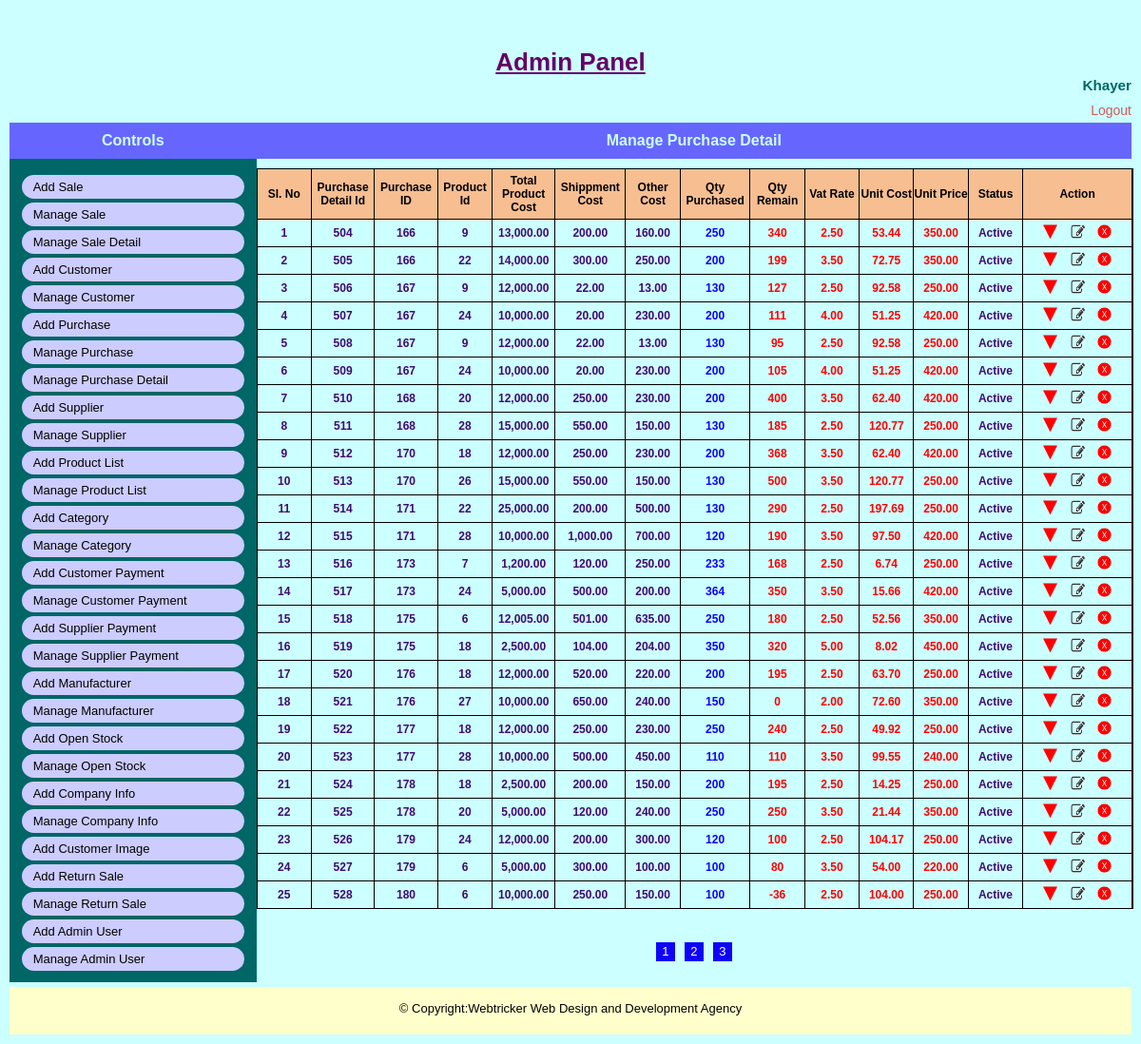
Screenshot of /admin/manage_purchase_detail.php (signed in) with the database file from the repository.
### tables this page shows
CREATE TABLE `tbl_purchase_detail_info` (
  `purchase_detail_id` int(4) NOT NULL,
  `purchase_id` int(4) NOT NULL,
  `product_id` int(4) NOT NULL,
  `product_cost` float NOT NULL,
  `shipment_cost` float NOT NULL,
  `others_cost` float NOT NULL,
  `vat_rate` float NOT NULL,
  `qty_purchased` int(4) NOT NULL,
  `qty_remain` int(4) NOT NULL,
  `unit_cost` float NOT NULL,
  `unit_price` float NOT NULL,
  `status` tinyint(1) NOT NULL,
  `deletion_status` tinyint(1) NOT NULL,
  `created_date_time` timestamp NOT NULL DEFAULT current_timestamp() ON UPDATE current_timestamp()
);

### admin/manage_purchase_detail.php (called while the page is built, shortened)
<?php
include 'admin_master_page.php';

### classes/database.php (called while the page is built, shortened)
<?php
class Database {
    public function connect() {
        $this->host_name="localhost";
        $this->user_name="u430957945_db_sales_inven";
        $this->password="Inven1254$";
        $this->database_name="u430957945_db_sales_inven";
        $conn= new mysqli($this->host_name,$this->user_name,$this->password,$this->database_name);
        return $conn;
    }
}
?>

### admin/pages/manage_purchase_detail_view.php (the view, shortened to what this page needs)
<?php
    $page_one=0;
    $sql="SELECT * FROM tbl_purchase_detail_info WHERE deletion_status='0' LIMIT $page_one,25";
    $query_result=  $obj_admin->connect()->query($sql);
?>
<div class="common_wrap">
    <div class="content_title">
        <h4>Manage Purchase Detail</h4>
    </div>
    <div class="manage_wrap">
        <div class="row">
            <div class="purchse_cell_1 bg_color_1 fontsize_12">Sl. No</div>
            <div class="purchse_cell_1 bg_color_1 fontsize_12">Purchase Detail Id</div>
            <div class="purchse_cell_1 bg_color_1 fontsize_12">Purchase ID</div>
            <div class="purchse_cell_1 bg_color_1 fontsize_12">Product Id</div>
            <div class="purchse_cell_1 bg_color_1 fontsize_12">Total Product Cost</div>
            <div class="purchse_cell_1 bg_color_1 fontsize_12">Shippment Cost</div>
            <div class="purchse_cell_1 bg_color_1 fontsize_12">Other Cost</div>
            <div class="purchse_cell_1 bg_color_1 fontsize_12">Qty Purchased</div>
            <div class="purchse_cell_1 bg_color_1 fontsize_12">Qty Remain</div>
            <div class="purchse_cell_1 bg_color_1 fontsize_12">Vat Rate</div>
            <div class="purchse_cell_1 bg_color_1 fontsize_12">Unit Cost</div>
            <div class="purchse_cell_1 bg_color_1 fontsize_12">Unit Price</div>
            <div class="purchse_cell_1 bg_color_1 fontsize_12">Status</div>
            <div class="cell_1 bg_color_1 fontsize_12">Action</div>
        </div>
        <?php
            $cnt=1;
            while($row=mysqli_fetch_assoc($query_result))
            {
        ?>
        <div class="row">
            <div class="purchse_cell_1 color_1"><?php echo $cnt;?></div>
            <div class="purchse_cell_1 color_1"><?php echo $row['purchase_detail_id']?></div>
            <div class="purchse_cell_1 color_1"><?php echo $row['purchase_id']?></div>
            <div class="purchse_cell_1 color_1"><?php echo $row['product_id']?></div>
            <div class="purchse_cell_1 color_1"><?php echo number_format((float)$row['product_cost'], 2, '.')?></div>
            <div class="purchse_cell_1 color_1"><?php echo number_format((float)$row['shipment_cost'], 2, '.')?></div>
            <div class="purchse_cell_1 color_1"><?php echo number_format((float)$row['others_cost'], 2, '.')?></div>
            <div class="purchse_cell_1 color_2"><?php echo $row['qty_purchased']?></div>
            <div class="purchse_cell_1 color_4"><?php echo $row['qty_remain']?></div>
            <div class="purchse_cell_1 color_4"><?php echo number_format((float)$row['vat_rate'], 2, '.')?></div>
            <div class="purchse_cell_1 color_4"><?php echo number_format((float)$row['unit_cost'], 2, '.')?></div>
            <div class="purchse_cell_1 color_4"><?php echo number_format((float)$row['unit_price'], 2, '.')?></div>
            <?php
                if($row['status']==1)
                {
            ?>
            <div class="purchse_cell_1 color_1"><?php echo 'Active'; ?>
            </div>
            <?php } else{?>
            <div class="purchse_cell_1 color_1"><?php echo 'Inactive'; ?>
            </div>
            <?php } ?>
            <div class="cell_1 color_1 manage_link_btn">
                <?php
                    if($row['status']==0)
                    {
                ?>
                <a class="btn_active" href="?status=active&id=<?php echo $row['purchase_detail_id']?>" title="Inactive"></a>
                <?php } else{?>
                <a class="btn_inactive" href="?status=inactive&id=<?php echo $row['purchase_detail_id']?>" title="Active"></a>
                <?php } ?>
                <a class="btn_edit" href="edit_purchase_detail.php?id=<?php echo $row['purchase_detail_id']?>" title="Edit"></a>
                <a class="btn_delete" href="?status=delete&id=<?php echo $row['purchase_detail_id']?>" onclick="return check_delete();" title="Delete"></a>
            </div>
        </div>
        <?php $cnt=$cnt+1; }?>
    </div>
</div>
<div id="pagination">
    <ul>
    <?php
        $sql = "SELECT * FROM tbl_sales_detail_info WHERE deletion_status='0'";
        $query_result = $obj_admin->connect()->query($sql);
        $total_row = mysqli_num_rows($query_result);
        $per_page = $total_row / 25;
        $n = ceil($per_page);
        for ($i = 1; $i <= $n; $i++)
        { ?>
            <li><a href="?pages=<?php echo $i; ?>" ><?php echo $i . ' '; ?></a></li>
    <?php } ?>
    </ul>
</div>

### asset/css/style.css (style rules this page uses)
body { background-color:#000;color:#000;margin:0;padding:0;font-family:sans-serif;font-size:13px }
h1,h2,h3,h4,h5,h6 { margin:0;padding:0; }
.header_wrap,.menu,.content_wrap,.footer_wrap,.user_info,.admin_content,.common_title,.common_wrap, .view_content,.page_content,.image_wrap,.slide_wrap,.slide_inner,.slide,.sidebar_box_wrap,.sidebar_box, .gallery,.gallery_image_outer,.gallery_image_outer a,.gallery_detail,.common_description,.home_link, .sidebar_box ul,.notice_detail,.front_form_wrap,.front_form_wrap .input_wrap,.event_entry_detail, .student_detail_wrap,.result_detail,.front_content_wrap,.class_routine_details,.routine_display { float:left;position:relative;width:100%; -webkit-box-sizing:border-box; -moz-box-sizing:border-box; box-sizing:border-box }
.admin_page h4 { text-align:center;color:#ccffff;padding:10px 0;margin:0 0 10px 0;font-size:16px; background-color:#6666ff }
.manage_wrap { display:table;position:relative;width:100%;border:1px solid #000;border-bottom:none }
.row { display:table-row;position:relative;width:100%;font-weight:700; -webkit-box-sizing:border-box;-moz-box-sizing:border-box;box-sizing:border-box }
.cell_1,.cell_2,.cell_3,.cell_4,.cell_5,.purchse_cell_1,.purchse_cell_2,.cell_25 { display:table-cell;width:20%;border-right:1px solid #000; color:#000;text-align:center;border-bottom:1px solid #000; padding:5px 0;font-size:12px; -webkit-box-sizing:border-box; -moz-box-sizing:border-box; box-sizing:border-box;vertical-align:middle }
.bg_color_1 { background:#f7be91 }
.color_1 { color:#400b70 }
.color_2 { color:#0e03f5 }
.color_4 { color:red }
.cell_1 { width:10% }
.fontsize_12 { font-size:12px }
.purchse_cell_1 { width: 5%; }
.manage_link_btn a { display:inline-block;width:15px;height:15px;margin:0 5px;padding:0; text-decoration:none;color:#0e03f5 }
.manage_link_btn a.btn_inactive { background:url(../images/btn_status_inactive_bg.png) no-repeat 0 0; background-size:100% 100% }
.manage_link_btn a.btn_delete { background:url(../images/btn_delete_bg.png) no-repeat 0 0; background-size:100% 100% }
.manage_link_btn a.btn_edit { background:url(../images/btn_edit_bg.png) no-repeat 0 0; background-size:100% 100% }
#pagination { position:relative;float:left;width:100%;height:30px;margin-top: 30px;text-align:center;z-index:3 }
#pagination ul { display:inline-block;margin:5px 0 0;padding:0;list-style:none }
#pagination ul li { float:left;margin:0; }
#pagination ul li a { float: left;text-decoration: none;width:20px;height:20px;background-color: #0e03f5;color: white;line-height: 20px; margin: 0 5px;-webkit-transition:all .5s;-moz-transition:all .5s;transition:all .5s; }

### rows the page displays
tbl_purchase_detail_info: purchase_detail_id "504", purchase "166", product "9", product_cost "13,000.00", shipment_cost "200.00", others_cost "160.00", qty_purchased "250", qty_remain "340", vat_rate "2.50", unit_cost "53.44", unit_price "350.00", status "Active"
tbl_purchase_detail_info: purchase_detail_id "505", purchase "166", product "22", product_cost "14,000.00", shipment_cost "300.00", others_cost "250.00", qty_purchased "200", qty_remain "199", vat_rate "3.50", unit_cost "72.75", unit_price "350.00", status "Active"
tbl_purchase_detail_info: purchase_detail_id "506", purchase "167", product "9", product_cost "12,000.00", shipment_cost "22.00", others_cost "13.00", qty_purchased "130", qty_remain "127", vat_rate "2.50", unit_cost "92.58", unit_price "250.00", status "Active"
tbl_purchase_detail_info: purchase_detail_id "507", purchase "167", product "24", product_cost "10,000.00", shipment_cost "20.00", others_cost "230.00", qty_purchased "200", qty_remain "111", vat_rate "4.00", unit_cost "51.25", unit_price "420.00", status "Active"
tbl_purchase_detail_info: purchase_detail_id "508", purchase "167", product "9", product_cost "12,000.00", shipment_cost "22.00", others_cost "13.00", qty_purchased "130", qty_remain "95", vat_rate "2.50", unit_cost "92.58", unit_price "250.00", status "Active"
tbl_purchase_detail_info: purchase_detail_id "509", purchase "167", product "24", product_cost "10,000.00", shipment_cost "20.00", others_cost "230.00", qty_purchased "200", qty_remain "105", vat_rate "4.00", unit_cost "51.25", unit_price "420.00", status "Active"
tbl_purchase_detail_info: purchase_detail_id "510", purchase "168", product "20", product_cost "12,000.00", shipment_cost "250.00", others_cost "230.00", qty_purchased "200", qty_remain "400", vat_rate "3.50", unit_cost "62.40", unit_price "420.00", status "Active"
tbl_purchase_detail_info: purchase_detail_id "511", purchase "168", product "28", product_cost "15,000.00", shipment_cost "550.00", others_cost "150.00", qty_purchased "130", qty_remain "185", vat_rate "2.50", unit_cost "120.77", unit_price "250.00", status "Active"
tbl_purchase_detail_info: purchase_detail_id "512", purchase "170", product "18", product_cost "12,000.00", shipment_cost "250.00", others_cost "230.00", qty_purchased "200", qty_remain "368", vat_rate "3.50", unit_cost "62.40", unit_price "420.00", status "Active"
tbl_purchase_detail_info: purchase_detail_id "513", purchase "170", product "26", product_cost "15,000.00", shipment_cost "550.00", others_cost "150.00", qty_purchased "130", qty_remain "500", vat_rate "3.50", unit_cost "120.77", unit_price "250.00", status "Active"
tbl_purchase_detail_info: purchase_detail_id "514", purchase "171", product "22", product_cost "25,000.00", shipment_cost "200.00", others_cost "500.00", qty_purchased "130", qty_remain "290", vat_rate "2.50", unit_cost "197.69", unit_price "250.00", status "Active"
tbl_purchase_detail_info: purchase_detail_id "515", purchase "171", product "28", product_cost "10,000.00", shipment_cost "1,000.00", others_cost "700.00", qty_purchased "120", qty_remain "190", vat_rate "3.50", unit_cost "97.50", unit_price "420.00", status "Active"
tbl_purchase_detail_info: purchase_detail_id "516", purchase "173", product "7", product_cost "1,200.00", shipment_cost "120.00", others_cost "250.00", qty_purchased "233", qty_remain "168", vat_rate "2.50", unit_cost "6.74", unit_price "250.00", status "Active"
tbl_purchase_detail_info: purchase_detail_id "517", purchase "173", product "24", product_cost "5,000.00", shipment_cost "500.00", others_cost "200.00", qty_purchased "364", qty_remain "350", vat_rate "3.50", unit_cost "15.66", unit_price "420.00", status "Active"
tbl_purchase_detail_info: purchase_detail_id "518", purchase "175", product "6", product_cost "12,005.00", shipment_cost "501.00", others_cost "635.00", qty_purchased "250", qty_remain "180", vat_rate "2.50", unit_cost "52.56", unit_price "350.00", status "Active"
tbl_purchase_detail_info: purchase_detail_id "519", purchase "175", product "18", product_cost "2,500.00", shipment_cost "104.00", others_cost "204.00", qty_purchased "350", qty_remain "320", vat_rate "5.00", unit_cost "8.02", unit_price "450.00", status "Active"
tbl_purchase_detail_info: purchase_detail_id "520", purchase "176", product "18", product_cost "12,000.00", shipment_cost "520.00", others_cost "220.00", qty_purchased "200", qty_remain "195", vat_rate "2.50", unit_cost "63.70", unit_price "250.00", status "Active"
tbl_purchase_detail_info: purchase_detail_id "521", purchase "176", product "27", product_cost "10,000.00", shipment_cost "650.00", others_cost "240.00", qty_purchased "150", qty_remain "0", vat_rate "2.00", unit_cost "72.60", unit_price "350.00", status "Active"
tbl_purchase_detail_info: purchase_detail_id "522", purchase "177", product "18", product_cost "12,000.00", shipment_cost "250.00", others_cost "230.00", qty_purchased "250", qty_remain "240", vat_rate "2.50", unit_cost "49.92", unit_price "250.00", status "Active"
tbl_purchase_detail_info: purchase_detail_id "523", purchase "177", product "28", product_cost "10,000.00", shipment_cost "500.00", others_cost "450.00", qty_purchased "110", qty_remain "110", vat_rate "3.50", unit_cost "99.55", unit_price "240.00", status "Active"
tbl_purchase_detail_info: purchase_detail_id "524", purchase "178", product "18", product_cost "2,500.00", shipment_cost "200.00", others_cost "150.00", qty_purchased "200", qty_remain "195", vat_rate "2.50", unit_cost "14.25", unit_price "250.00", status "Active"
tbl_purchase_detail_info: purchase_detail_id "525", purchase "178", product "20", product_cost "5,000.00", shipment_cost "120.00", others_cost "240.00", qty_purchased "250", qty_remain "250", vat_rate "3.50", unit_cost "21.44", unit_price "350.00", status "Active"
tbl_purchase_detail_info: purchase_detail_id "526", purchase "179", product "24", product_cost "12,000.00", shipment_cost "200.00", others_cost "300.00", qty_purchased "120", qty_remain "100", vat_rate "2.50", unit_cost "104.17", unit_price "250.00", status "Active"
tbl_purchase_detail_info: purchase_detail_id "527", purchase "179", product "6", product_cost "5,000.00", shipment_cost "300.00", others_cost "100.00", qty_purchased "100", qty_remain "80", vat_rate "3.50", unit_cost "54.00", unit_price "220.00", status "Active"
tbl_purchase_detail_info: purchase_detail_id "528", purchase "180", product "6", product_cost "10,000.00", shipment_cost "250.00", others_cost "150.00", qty_purchased "100", qty_remain "-36", vat_rate "2.50", unit_cost "104.00", unit_price "250.00", status "Active"

### other values shown
$_SESSION['admin_name'] "Khayer"
